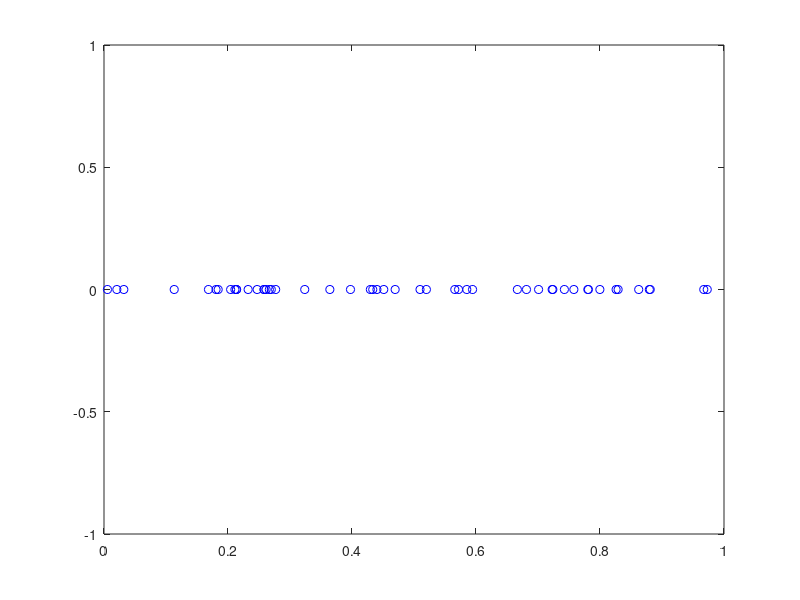

Write the MATLAB code that produced this figure. (Note: this script raises an error after producing the figure.)
close all
clear all
clc

num_arch = 50;
num_fin = 10;

x = rand(num_arch,1);
memory = [[1:length(x)]' x zeros(size(x,1)) zeros(size(x,1))];
plot(memory(:,2),zeros(size(memory(:,2))),'bo')
hold on

mem2 = arch_shrk3(memory,1,1,num_fin);
mem2 = mem2(:,2);
mem2 = sort(mem2);
plot(mem2,ones(size(mem2)),'r*')

mem3 = arch_shrk4(memory,1,1,num_fin);
mem3 = mem3(:,2);
mem3 = sort(mem3);
plot(mem3,2*ones(size(mem3)),'k^')

str1 = ['Mean distance with energy method: ', num2str(mean(diff(mem2))), ', std dev : ', num2str(std(diff(mem2))) ];
str2 = ['Mean distance with energy method: ', num2str(mean(diff(mem3))), ', std dev : ', num2str(std(diff(mem3))) ];
    
sprintf(str1)
sprintf(str2)